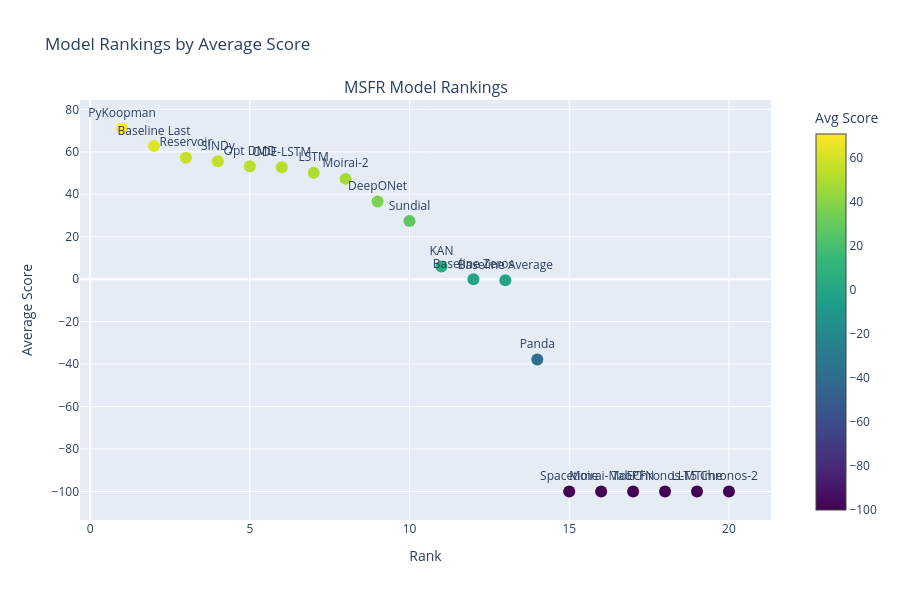

Source (notebook cell):
### Markdown cell above
# Rankings

### Code cell
# Create model rankings
create_model_rankings(data, globals=(GLOBAL_MODEL_COLORS, GLOBAL_MODEL_MARKERS, GLOBAL_MODEL_PATTERNS, NEURIPS_DPI))  # noqa: F405 # pyrefly: ignore

### Figure 1 — Plotly figure (JSON) as saved in the notebook; plotly's stock layout.template omitted (floating-point values rounded to 4 significant figures)
{"data": [{"marker": {"color": [70.97, 62.67, 57.22, 55.52, 53.14, 52.7, 50.07, 47.24, 36.64, 27.37, 5.95, 0.0, -0.51, -37.84, -100.0, -100.0, -100.0, -100.0, -100.0, -100.0], "colorbar": {"title": {"text": "Avg Score"}, "x": 1.05}, "colorscale": [[0, "#440154"], [0.1111, "#482878"], [0.2222, "#3e4989"], [0.3333, "#31688e"], [0.4444, "#26828e"], [0.5556, "#1f9e89"], [0.6667, "#35b779"], [0.7778, "#6ece58"], [0.8889, "#b5de2b"], [1, "#fde725"]], "showscale": true, "size": 12}, "mode": "markers+text", "name": "MSFR Models", "text": ["PyKoopman", "Baseline Last", "Reservoir", "SINDy", "Opt DMD", "ODE-LSTM", "LSTM", "Moirai-2", "DeepONet", "Sundial", "KAN", "Baseline Zeros", "Baseline Average", "Panda", "Spacetime", "Moirai-MoE", "TabPFN", "Chronos-T5", "LLMTime", "Chronos-2"], "textposition": "top center", "type": "scatter", "x": [1, 2, 3, 4, 5, 6, 7, 8, 9, 10, 11, 12, 13, 14, 15, 16, 17, 18, 19, 20], "xaxis": "x", "y": [70.97, 62.67, 57.22, 55.52, 53.14, 52.7, 50.07, 47.24, 36.64, 27.37, 5.95, 0.0, -0.51, -37.84, -100.0, -100.0, -100.0, -100.0, -100.0, -100.0], "yaxis": "y"}], "layout": {"annotations": [{"font": {"size": 16}, "showarrow": false, "text": "MSFR Model Rankings", "x": 0.5, "xanchor": "center", "xref": "paper", "y": 1, "yanchor": "bottom", "yref": "paper"}], "height": 600, "showlegend": false, "title": {"text": "Model Rankings by Average Score"}, "xaxis": {"anchor": "y", "domain": [0, 1], "title": {"text": "Rank"}}, "yaxis": {"anchor": "x", "domain": [0, 1], "title": {"text": "Average Score"}}}}
